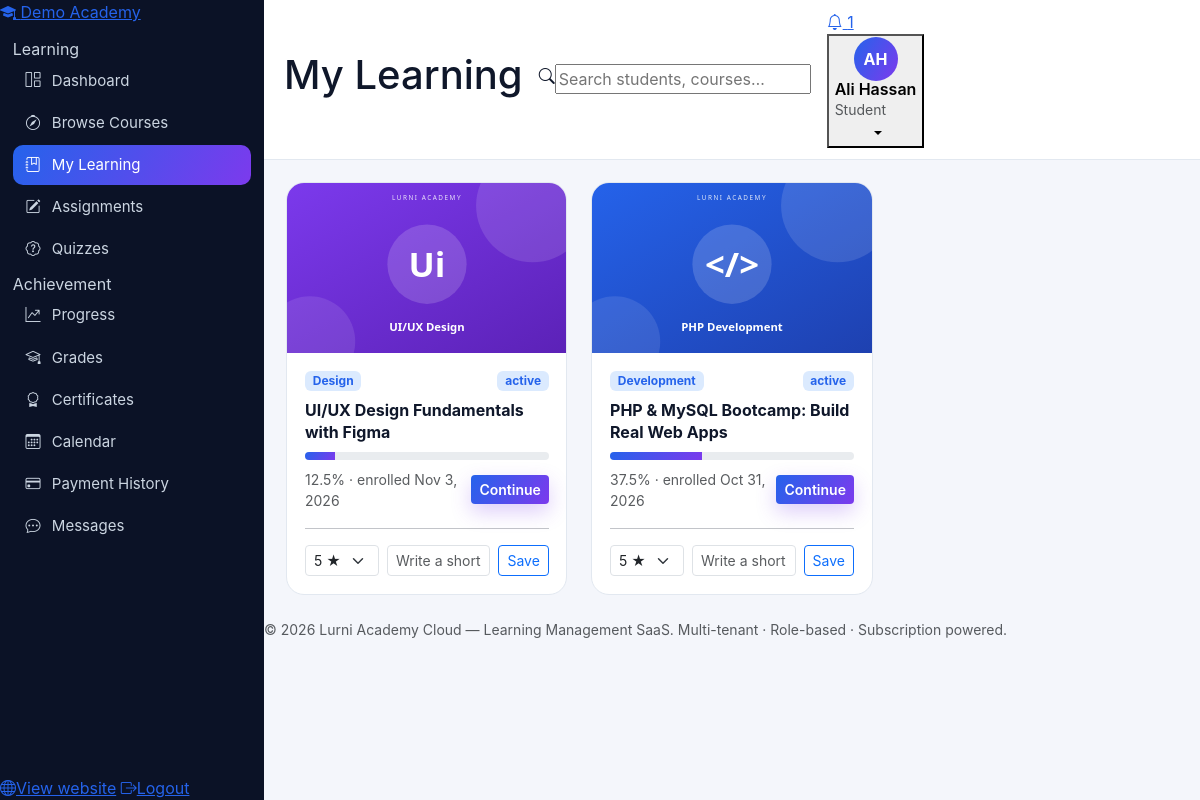
The app's page /student/my-learning.php (signed in) with its own data.
### tables this page shows
CREATE TABLE tenants (
  id INT UNSIGNED AUTO_INCREMENT PRIMARY KEY,
  name VARCHAR(160) NOT NULL,
  slug VARCHAR(160) NOT NULL UNIQUE,
  org_type ENUM('academy','school','university','training_center','individual') NOT NULL DEFAULT 'academy',
  email VARCHAR(190) NULL,
  phone VARCHAR(40) NULL,
  website VARCHAR(190) NULL,
  country VARCHAR(80) NULL,
  logo VARCHAR(255) NULL,
  status ENUM('active','suspended','cancelled') NOT NULL DEFAULT 'active',
  created_at DATETIME NOT NULL DEFAULT CURRENT_TIMESTAMP,
  updated_at DATETIME NOT NULL DEFAULT CURRENT_TIMESTAMP ON UPDATE CURRENT_TIMESTAMP
);

CREATE TABLE enrollments (
  id INT UNSIGNED AUTO_INCREMENT PRIMARY KEY,
  tenant_id INT UNSIGNED NOT NULL,
  student_id INT UNSIGNED NOT NULL,
  course_id INT UNSIGNED NOT NULL,
  progress_percent DECIMAL(5,2) NOT NULL DEFAULT 0,
  status ENUM('active','completed','cancelled','pending') NOT NULL DEFAULT 'active',
  source VARCHAR(30) NOT NULL DEFAULT 'self',
  enrolled_at DATETIME NOT NULL DEFAULT CURRENT_TIMESTAMP,
  completed_at DATETIME NULL,
  last_accessed_at DATETIME NULL,
  UNIQUE KEY uq_enroll (student_id, course_id),
  INDEX idx_enroll_tenant (tenant_id),
  CONSTRAINT fk_enroll_tenant FOREIGN KEY (tenant_id) REFERENCES tenants(id) ON DELETE CASCADE,
  CONSTRAINT fk_enroll_student FOREIGN KEY (student_id) REFERENCES students(id) ON DELETE CASCADE,
  CONSTRAINT fk_enroll_course FOREIGN KEY (course_id) REFERENCES courses(id) ON DELETE CASCADE
);

CREATE TABLE courses (
  id INT UNSIGNED AUTO_INCREMENT PRIMARY KEY,
  tenant_id INT UNSIGNED NOT NULL,
  instructor_id INT UNSIGNED NULL,
  category_id INT UNSIGNED NULL,
  title VARCHAR(190) NOT NULL,
  slug VARCHAR(190) NOT NULL,
  subtitle VARCHAR(255) NULL,
  description TEXT NULL,
  objectives TEXT NULL,
  requirements TEXT NULL,
  thumbnail VARCHAR(255) NULL,
  level ENUM('beginner','intermediate','advanced','all_levels') NOT NULL DEFAULT 'beginner',
  price DECIMAL(10,2) NOT NULL DEFAULT 0,
  old_price DECIMAL(10,2) NULL,
  language VARCHAR(60) NOT NULL DEFAULT 'English',
  rating DECIMAL(3,2) NOT NULL DEFAULT 0,
  status ENUM('draft','published','archived') NOT NULL DEFAULT 'draft',
  approval_status ENUM('pending','approved','rejected') NOT NULL DEFAULT 'approved',
  visibility ENUM('public','unlisted','private') NOT NULL DEFAULT 'public',
  is_featured TINYINT(1) NOT NULL DEFAULT 0,
  duration_minutes INT UNSIGNED NOT NULL DEFAULT 0,
  created_at DATETIME NOT NULL DEFAULT CURRENT_TIMESTAMP,
  updated_at DATETIME NOT NULL DEFAULT CURRENT_TIMESTAMP ON UPDATE CURRENT_TIMESTAMP,
  UNIQUE KEY uq_course_tenant_slug (tenant_id, slug),
  INDEX idx_course_tenant_status (tenant_id, status),
  CONSTRAINT fk_course_tenant FOREIGN KEY (tenant_id) REFERENCES tenants(id) ON DELETE CASCADE,
  CONSTRAINT fk_course_instructor FOREIGN KEY (instructor_id) REFERENCES instructors(id) ON DELETE SET NULL,
  CONSTRAINT fk_course_category FOREIGN KEY (category_id) REFERENCES categories(id) ON DELETE SET NULL
);

CREATE TABLE categories (
  id INT UNSIGNED AUTO_INCREMENT PRIMARY KEY,
  tenant_id INT UNSIGNED NOT NULL,
  name VARCHAR(120) NOT NULL,
  slug VARCHAR(120) NOT NULL,
  icon VARCHAR(60) NULL,
  color VARCHAR(20) NULL,
  description VARCHAR(255) NULL,
  status ENUM('active','hidden') NOT NULL DEFAULT 'active',
  created_at DATETIME NOT NULL DEFAULT CURRENT_TIMESTAMP,
  UNIQUE KEY uq_cat_tenant_slug (tenant_id, slug),
  CONSTRAINT fk_cat_tenant FOREIGN KEY (tenant_id) REFERENCES tenants(id) ON DELETE CASCADE
);

### includes/functions.php (called while the page is built, shortened)
<?php
function e(?string $v): string { return htmlspecialchars($v ?? '', ENT_QUOTES, 'UTF-8'); }
function current_user(): ?array { return $_SESSION['user'] ?? null; }

### includes/auth.php (called while the page is built, shortened)
<?php
require_once __DIR__ . '/functions.php';
function role_home(string $role): string {
    return match ($role) {
        'super_admin' => '/super-admin/index.php',
        'admin'       => '/admin/dashboard.php',
        'instructor'  => '/instructor/dashboard.php',
        'student'     => '/student/dashboard.php',
        default       => '/index.php',
    };
}

### student/my-learning.php (the view, shortened to what this page needs)
<?php
require_once __DIR__ . '/../includes/auth.php';
$me = require_role(['student']);
$pdo = db(); check_tenant_active($pdo);
$tid = require_tenant();
$pageTitle = 'My Learning'; $active = 'learning';
$s = $pdo->prepare('SELECT id FROM students WHERE user_id=? AND tenant_id=?');
$s->execute([$me['id'], $tid]); $sid = (int)$s->fetchColumn();
$s = $pdo->prepare("SELECT en.*, c.title, c.thumbnail, cat.name AS category_name,
    (SELECT r.rating FROM reviews r WHERE r.course_id=c.id AND r.student_id=? LIMIT 1) AS my_rating
    FROM enrollments en JOIN courses c ON c.id=en.course_id LEFT JOIN categories cat ON cat.id=c.category_id
    WHERE en.student_id=? AND en.tenant_id=? ORDER BY en.enrolled_at DESC");
$s->execute([$sid, $sid, $tid]); $rows = $s->fetchAll();
require __DIR__ . '/../includes/header.php';
?>
<div class="row g-4">
  <?php foreach ($rows as $en): ?>
  <div class="col-md-6 col-xl-4"><article class="course-card">
    <a href="/student/course.php?id=<?= (int)$en['course_id'] ?>"><img src="<?= e($en['thumbnail'] ?: '/assets/img/course-default.svg') ?>" class="course-thumb" alt=""></a>
    <div class="course-body">
      <div class="d-flex justify-content-between"><span class="badge bg-primary-subtle text-primary"><?= e($en['category_name'] ?? 'Course') ?></span>
      <span class="badge bg-<?= $en['status'] === 'completed' ? 'success' : 'primary' ?>-subtle text-<?= $en['status'] === 'completed' ? 'success' : 'primary' ?>"><?= e($en['status']) ?></span></div>
      <a class="course-title" href="/student/course.php?id=<?= (int)$en['course_id'] ?>"><?= e($en['title']) ?></a>
      <div class="progress progress-slim"><div class="progress-bar" style="width:<?= (float)$en['progress_percent'] ?>%"></div></div>
      <div class="d-flex justify-content-between align-items-center">
        <small class="text-muted"><?= (float)$en['progress_percent'] ?>% · enrolled <?= e(date('M j, Y', strtotime($en['enrolled_at']))) ?></small>
        <a class="btn btn-sm btn-gradient" href="/student/course.php?id=<?= (int)$en['course_id'] ?>"><?= (float)$en['progress_percent'] >= 100 ? 'Review course' : 'Continue' ?></a>
      </div>
      <hr class="my-2">
      <form method="post" class="d-flex gap-2 align-items-center"><?= csrf_field() ?><input type="hidden" name="action" value="review"><input type="hidden" name="course_id" value="<?= (int)$en['course_id'] ?>">
        <select class="form-select form-select-sm" name="rating" style="width:auto" aria-label="Your rating">
          <?php for ($i = 5; $i >= 1; $i--): ?><option value="<?= $i ?>" <?= (int)($en['my_rating'] ?? 5) === $i ? 'selected' : '' ?>><?= $i ?> ★</option><?php endfor; ?>
        </select>
        <input class="form-control form-control-sm" name="comment" placeholder="Write a short review…" required>
        <button class="btn btn-sm btn-outline-primary">Save</button>
      </form>
    </div></article></div>
  <?php endforeach; ?>
</div>
<?php require __DIR__ . '/../includes/footer.php'; ?>

### includes/sidebar.php (shortened to what this page needs)
<?php
$u = current_user();
$role = $u['role'] ?? 'student';
$active = $active ?? '';
$tenantName = $tenantName ?? APP_NAME;
$items = $menus[$role] ?? $menus['student'];
?>
<aside class="sidebar" id="appSidebar">
  <a class="sidebar-brand" href="<?= e(role_home($role)) ?>">
    <span class="brand-mark"><i class="bi bi-mortarboard-fill"></i></span>
    <span class="brand-text"><?= e($tenantName) ?></span>
  </a>
  <nav class="sidebar-nav">
    <?php foreach ($items as $item): ?>
      <?php if (isset($item['section'])): ?>
        <div class="nav-section"><?= e($item['section']) ?></div>
      <?php else: ?>
        <a class="nav-link-app <?= $active === $item['key'] ? 'active' : '' ?>" href="<?= e($item['href']) ?>">
          <i class="bi <?= e($item['icon']) ?>"></i><span><?= e($item['label']) ?></span>
        </a>
      <?php endif; ?>
    <?php endforeach; ?>
  </nav>
  <div class="sidebar-foot">
    <a class="nav-link-app" href="/index.php"><i class="bi bi-globe"></i><span>View website</span></a>
    <a class="nav-link-app" href="/auth/logout.php"><i class="bi bi-box-arrow-right"></i><span>Logout</span></a>
  </div>
</aside>

### assets/css/style.css (style rules this page uses)
:root { --blue:#2563eb; --blue-dark:#1d4ed8; --violet:#7c3aed; --violet-soft:#ede9fe; --ink:#0f172a; --muted:#64748b; --line:#e2e8f0; --bg:#f4f6fb; --card:#ffffff; --grad:linear-gradient(120deg,#2563eb 0%,#7c3aed 100%); --grad-soft:linear-gradient(135deg,#dbeafe 0%,#ede9fe 55%,#ffffff 100%); }
body { background:var(--bg);color:var(--ink);font-family:'Inter',system-ui,-apple-system,'Segoe UI',Roboto,sans-serif; }
a { color:var(--blue); }
.btn-gradient { background:var(--grad);color:#fff;border:none;font-weight:600;box-shadow:0 8px 20px rgba(124,58,237,.25); }
.course-card { background:#fff;border:1px solid var(--line);border-radius:18px;overflow:hidden;height:100%;display:flex;flex-direction:column;transition:.2s; }
.course-thumb { width:100%;height:170px;object-fit:cover;display:block; }
.course-body { padding:1.1rem;display:flex;flex-direction:column;gap:.55rem;flex:1; }
.course-title { font-weight:700;color:var(--ink);text-decoration:none;line-height:1.35; }
.sidebar { width:264px;background:#0b1226;color:#cbd5e1;display:flex;flex-direction:column;position:sticky;top:0;height:100vh;flex-shrink:0;z-index:60; }
.sidebar nav { padding:.8rem;overflow-y:auto;flex:1; }
.sidebar nav a { display:flex;align-items:center;gap:.7rem;color:#cbd5e1;text-decoration:none;padding:.55rem .8rem;border-radius:10px;font-size:.94rem;margin-bottom:2px; }
.sidebar nav a.active { background:var(--grad);color:#fff; }
.progress-slim { height:8px;border-radius:99px; }
.progress-bar { background:var(--grad); }
.badge.bg-primary-subtle { background:#dbeafe !important; }
.text-primary { color:var(--blue) !important; }
img { max-width:100%; }

### records on screen
tenants: name "Demo Academy"
enrollments: course.thumbnail (picture), categories.name "Design", status "active", course.title "UI/UX Design Fundamentals with Figma", progress_percent "12.5", enrolled_at "Nov 3, 2026", shows "Continue"
enrollments: course.thumbnail (picture), categories.name "Development", status "active", course.title "PHP & MySQL Bootcamp: Build Real Web Apps", progress_percent "37.5", enrolled_at "Oct 31, 2026", shows "Continue"

### other values on screen
$item['section'] "Learning"
$item['label'] "Dashboard"
$item['label'] "Browse Courses"
$item['label'] "My Learning"
$item['label'] "Assignments"
$item['label'] "Quizzes"
$item['section'] "Achievement"
$item['label'] "Progress"
$item['label'] "Grades"
$item['label'] "Certificates"
$item['label'] "Calendar"
$item['label'] "Payment History"
$item['label'] "Messages"
$pageTitle "My Learning"
$unread "1"
